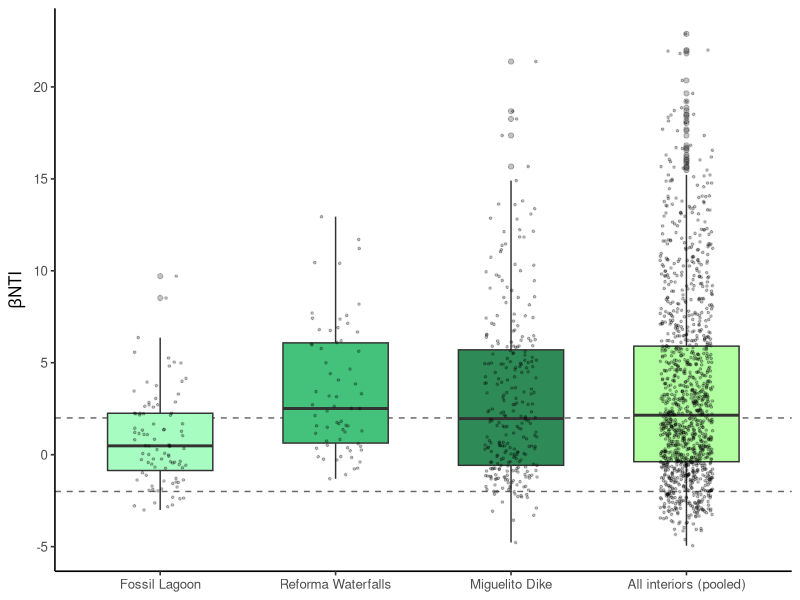

The R source for this figure: (Note: this script raises an error after producing the figure.)
## ---- chunk 1
#| label: libs
#| message: false
#| warning: false
library(tidyverse)
## ---- chunk 2
#| label: palette
# Localities — consistent with the rest of the site (loc_colors)
loc_colors <- c("Fossil Lagoon"          = "#A7fcc1",
                "Reforma Waterfalls"     = "#44C17B",
                "Miguelito Dike"         = "#2E8B57",
                "All interiors (pooled)" = "#b2ffa1")

# Assembly processes — greens/teals coherent with the site
process_colors <- c("Heterogeneous.Selection" = "#EFC7E6FF",#ffeeff
                    "Homogeneous.Selection"   = "#A790DBFF",#dcd3ff
                    "Dispersal.Limitation"    = "#D8D643FF",#FFFFDD
                    "Homogenizing.Dispersal"  = "#1BB6AFFF",#c4faf8
                    "Undominated"             = "gray80") #gray70

process_order <- c("Heterogeneous.Selection","Homogeneous.Selection",
                   "Dispersal.Limitation","Homogenizing.Dispersal","Undominated")
group_order   <- c("Fossil Lagoon","Reforma Waterfalls",
                   "Miguelito Dike","All interiors (pooled)")
## ---- chunk 3
#| label: load-results
#| message: false
todos   <- read_csv("06.null-models-results/qpen_pairwise_all.csv",
                    show_col_types = FALSE)
resumen <- read_csv("06.null-models-results/qpen_process_summary.csv",
                    show_col_types = FALSE)

todos$grupo     <- factor(todos$grupo, levels = group_order)
resumen$grupo   <- factor(resumen$grupo, levels = group_order)
resumen$process <- factor(resumen$process, levels = process_order)
## ---- chunk 4
#| label: fig-bnti
#| fig-width: 7.5
#| fig-height: 5
#| warning: false
bnti_plot <- ggplot(todos, aes(grupo, bNTI, fill = grupo)) +
  geom_hline(yintercept = c(-2, 2), linetype = "dashed", colour = "grey40") +
  geom_boxplot(width = 0.6, outlier.alpha = 0.3) +
  geom_jitter(width = 0.15, alpha = 0.25, size = 0.6) +
  scale_fill_manual(values = loc_colors) +
  labs(x = NULL, y = expression(beta*"NTI")) +
  theme_classic(base_size = 12) +
  theme(legend.position = "none",
        axis.text.x = element_text(angle = 0, hjust = 0.5))

bnti_plot
## ---- chunk 5
saveRDS(bnti_plot, "rds/assembly_process/bntiplot.rds")
## ---- chunk 6
#| label: fig-stacked
#| fig-width: 8
#| fig-height: 5
raupplot <- ggplot(resumen, aes(grupo, porcentaje, fill = process)) +
  geom_col(width = 0.7) +
  scale_fill_manual(values = process_colors, name = "Assembly process") +
  labs(x = NULL, y = "% of pairwise comparisons") +
  theme_classic(base_size = 12) +
  theme(axis.text.x = element_text(angle = 0, hjust = 0.5)) +
  theme(legend.position = "bottom",
        legend.title = element_text(size = 9),
        legend.text = element_text(size = 8)) +
  guides(fill = guide_legend(nrow = 2)) 

raupplot
## ---- chunk 7
saveRDS(raupplot, "rds/assembly_process/rcplot.rds")
## ---- chunk 8
#| label: tables
#| message: false

bnti_site <- read_csv("06.null-models-results/bNTI_summary_by_site.csv",
                      show_col_types = FALSE)

knitr::kable(bnti_site, caption = "Mean βNTI per inland site.")
